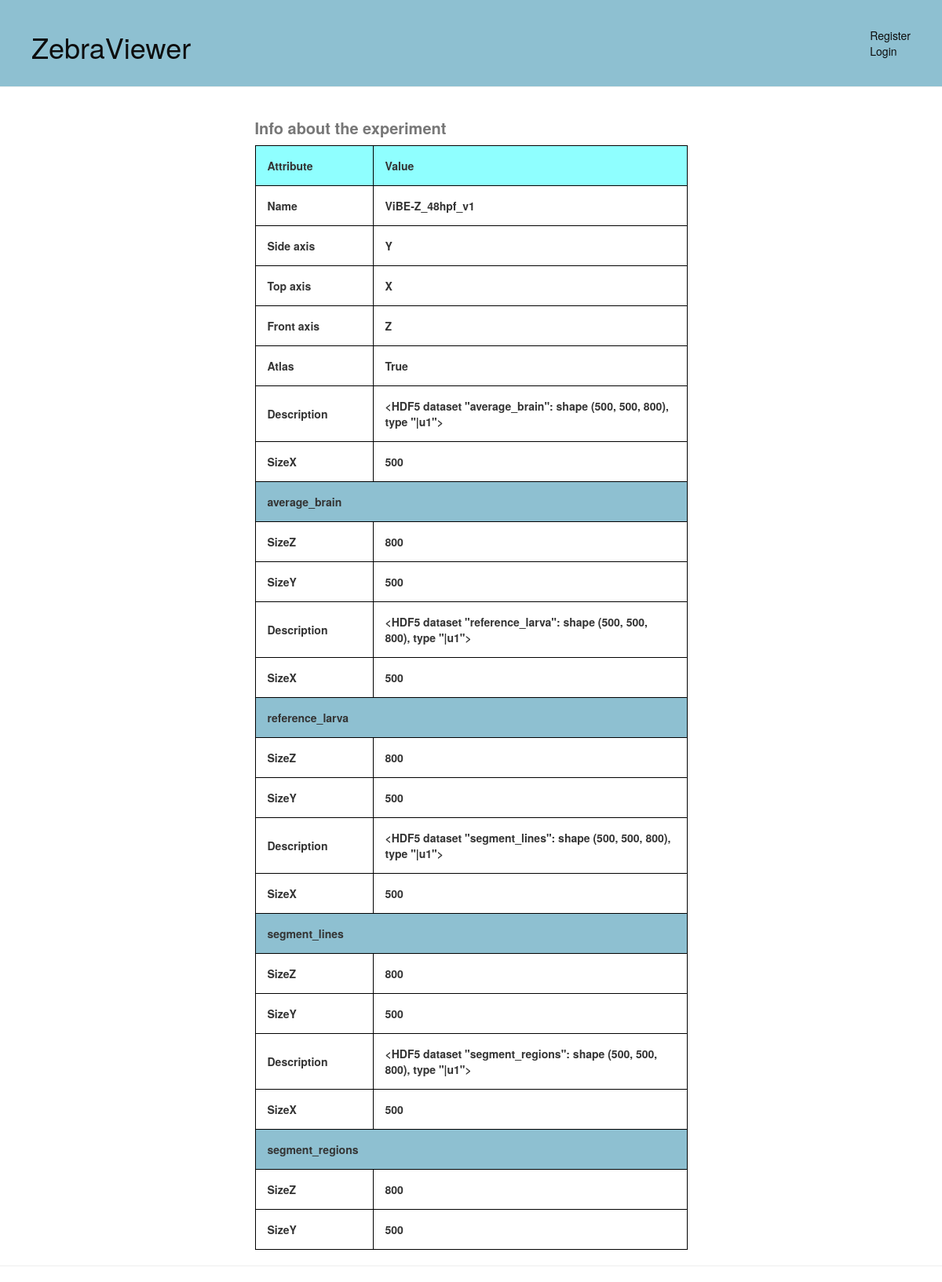
Screenshot of /info/?experiment=8 with the database file from the repository.
### tfgWeb/models.py (models this page shows, shortened)
class Experiment(models.Model):
    name = models.CharField(max_length=128)
    owner = models.ForeignKey(AUTH_USER_MODEL, null=True)
    is_atlas = models.BooleanField(default=False)
    info = models.CharField(max_length=2000, null=True)
    front_axis = models.CharField(max_length=1,default='Z')
    side_axis = models.CharField(max_length=1,default='X')
    top_axis = models.CharField(max_length=1,default='Y')

### tfgWeb/views.py (the view, shortened to what this page needs)
# urls.py: url(r'^info/$', views.info, name='info'),
def info(request):
    context_dict = {}
    try:
        selected_experiment = models.get_experiment(request.GET.get('experiment'))
    except:
        raise ValueError('Cannot find the experiment')
    context_dict['experiment'] = selected_experiment
    aux = json.loads(selected_experiment.info)
    context_dict['metadata_list'] = aux
    return render(request, 'tfgWeb/info.html', context=context_dict)

### tfgWeb/models.py (called while the page is built)
def get_experiment(experiment_id):
    experiment =  Experiment.objects.get(Q(id=experiment_id))
    return experiment

### templates/tfgWeb/info.html (shortened to what this page needs)
<!DOCTYPE html>
{% extends "tfgWeb/base.html" %}
{% load staticfiles %}
{% block body_block %}
        <table id="table">
            <caption class="table-title">Info about the experiment</caption>
            <col width="150">
            <col width="400">
            <tr class="head_row">
                <th>Attribute</th>
                <th>Value</th>
            </tr>
            <tr>
                <th>Name</th>
                <th>{{experiment.name}}</th>
            </tr>
            <tr>
                <th>Side axis</th>
                <th>{{experiment.side_axis}}</th>
            </tr>
            <tr>
                <th>Top axis</th>
                <th>{{experiment.top_axis}}</th>
            </tr>
            <tr>
                <th>Front axis</th>
                <th>{{experiment.front_axis}}</th>
            </tr>
            <tr>
                <th>Atlas</th>
                <th>{{experiment.is_atlas}}</th>
            </tr>
            {%for serie in metadata_list%}
                {%for key, value in serie.items %}
                    {%if key == 'Name' %}
                        <tr class="expecial_row">
                            <th colspan = "2">{{value}}</th>
                        </tr>
                    {%else%}
                        <tr>
                            <th>{{key}}</th>
                            <th>{{value}}</th>
                        </tr>
                    {%endif%}
                {%endfor%}
            {%endfor%}
        </table>
{% endblock %}

### static/css/stylesheet.css (style rules this page uses)
table, th, td { border: 1px solid black; }
th, td { padding: 15px; text-align: left; }
.expecial_row { background-color:#8EC0D1; }
.head_row { background-color:#8FFFFF; }
table { margin-left:auto; margin-right:auto; margin-top:30px; padding: 10px; }
.table-title { font-size: 20px; font-weight: bold; }

### rows the page displays
Experiment: name "ViBE-Z_48hpf_v1", side_axis "Y", top_axis "X", front_axis "Z", is_atlas "True"

### other values shown
{{ key }} "Description" "SizeX" "SizeZ" "SizeY" "Description" "SizeX" "SizeZ" "SizeY" "Description" "SizeX" "SizeZ" "SizeY" "Description" "SizeX" "SizeZ" "SizeY"
{{ value }} "<HDF5 dataset \"average_brain\": shape (500, 500, 800), type \"|u1\">" "500" "800" "500" "<HDF5 dataset \"reference_larva\": shape (500, 500, 800), type \"|u1\">" "500" "800" "500" "<HDF5 dataset \"segment_lines\": shape (500, 500, 800), type \"|u1\">" "500" "800" "500" "<HDF5 dataset \"segment_regions\": shape (500, 500, 800), type \"|u1\">" "500" "800" "500"
{{ value }} "average_brain" "reference_larva" "segment_lines" "segment_regions"
